Frame 1 (no input): blank canvas, image omitted
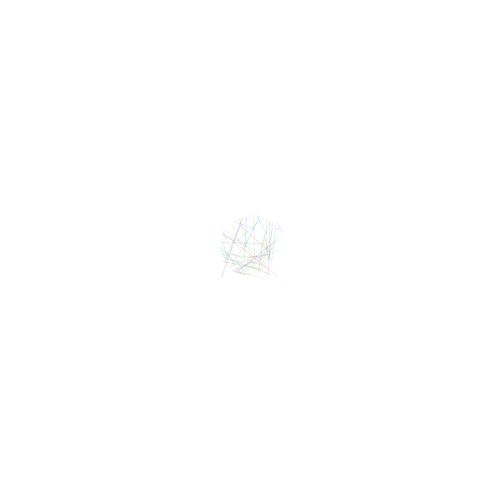
Frame 60 (the mouse pressed at the canvas centre just before this capture)
Frame 120 (the mouse held since frame 60 and released just before this capture): blank canvas, image omitted

The Processing sketch that drew this single still picture (run headless with seeded random() and noise(); from frame 60 on, the mouse is pressed at the canvas centre):

// Processing sketch: processing_124290
// ── processing_124290.pde

float r =20;
float a =0;
void setup(){
  background(255);
  size(500,500);
}
void draw(){
  if (mousePressed==true){
    background(255);
    r=20;
    a=0;
  }
float x=r*cos(a);
float y=r*sin(a);
stroke(random(255),random(255),random(255),30);
line(random(width/2-30,width/2+30),random(height/2-30,height/2+30),width/2+x,height/2+y);
a+=0.1;
r+=0.3;

}
